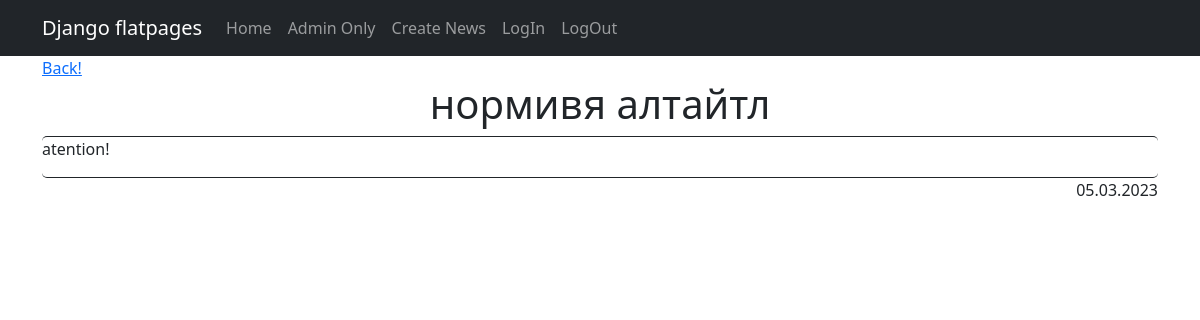
The page /news/16 on the database its author committed.
### news/models.py (models this page shows, shortened)
class Post(models.Model):
    author = models.ForeignKey(Author, on_delete=models.CASCADE)
    type = models.CharField(max_length=10, choices=(
        ("article", "Article"),
        ("news", "News")))
    created_at = models.DateTimeField(auto_now_add=True)
    category = models.ManyToManyField(Category, through="PostCategory")
    title = models.CharField(max_length=150)
    text = models.TextField()
    rating = models.IntegerField(default=0)

### news/views.py (the view)
# urls.py: path('<int:pk>', FullNews.as_view(), name='news_details'),
class FullNews(DetailView):
    model = Post
    template_name = 'flatpages/fullNew.html'
    context_object_name = 'fullNew'

### news/templatetags/custom_filters.py (called while the page is built)
@register.filter()
def censor(value):
    mylst = value.split()
    for i in range(len(mylst)):
        if mylst[i].lower() in bad_words:
            mylst[i] = "*"*len(mylst[i])
    return ' '.join(mylst)

### templates/flatpages/fullNew.html (shortened to what this page needs)
{% extends 'flatpages/default.html' %}
{% load custom_filters %}
{% block content %}
    <a class="back-btn" href="/news/">Back!</a>
    <h1>{{ fullNew.title|censor }}</h1>
    <div class="content-block">
        <p class="content-block text">
            {{ fullNew.text|censor }}
        </p>
    </div>
    <div class="upload-time">
        {{ fullNew.created_at|date:'d.m.Y' }}
    </div>
{% endblock content %}

### rows shown on the page
Post: title|censor "нормивя алтайтл", text|censor "atention!", created_at "05.03.2023"
